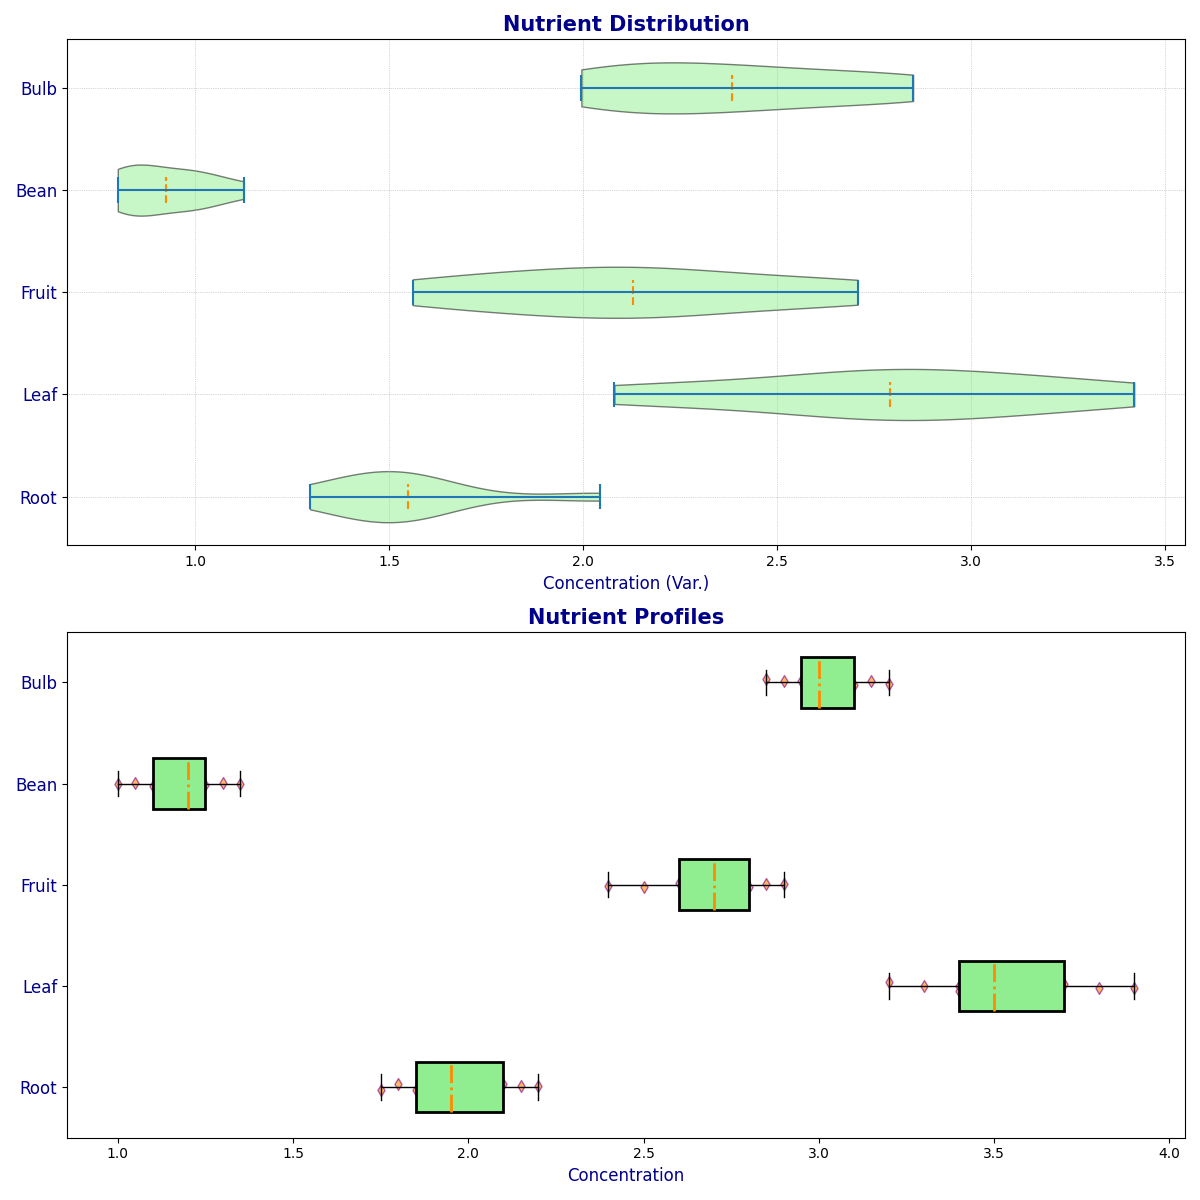

The Python source for this figure:
import matplotlib.pyplot as plt
import numpy as np

root_vegetables = [1.8, 2.0, 1.9, 2.1, 1.75, 2.2, 1.95, 2.15, 1.85]
leaf_vegetables = [3.4, 3.6, 3.5, 3.3, 3.8, 3.2, 3.7, 3.4, 3.9]
fruit_vegetables = [2.6, 2.8, 2.7, 2.5, 2.9, 2.4, 2.75, 2.85, 2.65]
bean_vegetables = [1.1, 1.3, 1.2, 1.15, 1.25, 1.35, 1.0, 1.05, 1.2]
bulb_vegetables = [2.9, 3.0, 2.95, 3.05, 3.1, 3.2, 3.15, 3.0, 2.85]

variation_factors = [0.8, 0.75, 0.85, 0.7, 0.9, 0.65, 0.8, 0.95, 0.7]
root_vegetables_var = np.multiply(root_vegetables, variation_factors)
leaf_vegetables_var = np.multiply(leaf_vegetables, variation_factors)
fruit_vegetables_var = np.multiply(fruit_vegetables, variation_factors)
bean_vegetables_var = np.multiply(bean_vegetables, variation_factors)
bulb_vegetables_var = np.multiply(bulb_vegetables, variation_factors)

box_plot_data = [root_vegetables, leaf_vegetables, fruit_vegetables, bean_vegetables, bulb_vegetables]
violin_plot_data = [root_vegetables_var, leaf_vegetables_var, fruit_vegetables_var, bean_vegetables_var, bulb_vegetables_var]
labels = ["Root", "Leaf", "Fruit", "Bean", "Bulb"]

fig, axs = plt.subplots(2, 1, figsize=(12, 12))

# Violin plot
violin_parts = axs[0].violinplot(violin_plot_data, vert=False, showmeans=True, showmedians=False)
common_color = 'lightgreen'
for pc in violin_parts['bodies']:
    pc.set_facecolor(common_color)
    pc.set_edgecolor('black')
    pc.set_alpha(0.5)

violin_parts['cmeans'].set_color('darkorange')
violin_parts['cmeans'].set_linestyle('--')

axs[0].set_title("Nutrient Distribution", fontsize=15, fontweight='bold', color='darkblue')
axs[0].set_xlabel("Concentration (Var.)", fontsize=12, color='darkblue')
axs[0].set_yticks(np.arange(1, len(labels) + 1))
axs[0].set_yticklabels(labels, fontsize=12, color='darkblue')
axs[0].grid(which='both', linestyle=':', linewidth=0.5)

# Box plot
axs[1].boxplot(box_plot_data, vert=False, patch_artist=True, notch=False, 
               boxprops=dict(facecolor=common_color, color='black', linewidth=2),
               whiskerprops=dict(color='black', linewidth=1),
               capprops=dict(color='black', linewidth=1),
               medianprops=dict(color='darkorange', linewidth=2, linestyle='-.'))

for i, data in enumerate(box_plot_data):
    y = np.random.normal(i + 1, 0.02, size=len(data))
    axs[1].scatter(data, y, alpha=0.6, color='darkorange', edgecolor='purple', marker='d')

axs[1].set_title("Nutrient Profiles", fontsize=15, fontweight='bold', color='darkblue')
axs[1].set_xlabel("Concentration", fontsize=12, color='darkblue')
axs[1].set_yticks(np.arange(1, len(labels) + 1))
axs[1].set_yticklabels(labels, fontsize=12, color='darkblue')
axs[1].grid(which='minor', linestyle='--', linewidth=0.5)

plt.tight_layout()
plt.show()
